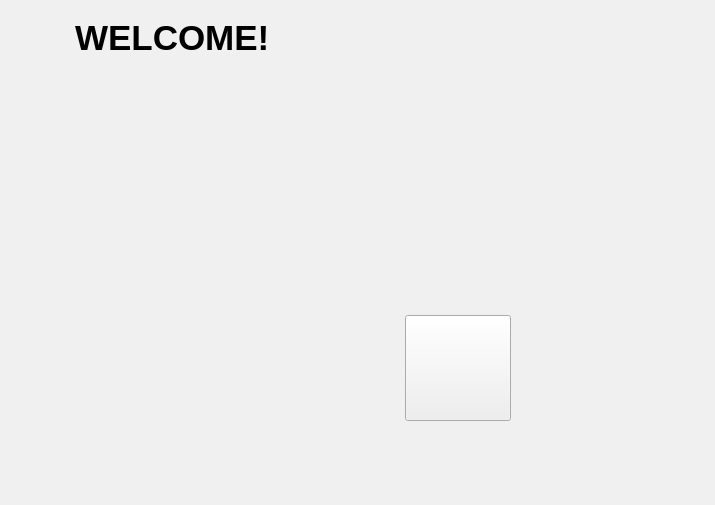
    <widget class="QWidget" name="WelcomePage">
     <property name="palette">
      <palette>
       <active>
        <colorrole role="Base">
         <brush brushstyle="SolidPattern">
          <color alpha="255">
           <red>255</red>
           <green>255</green>
           <blue>255</blue>
          </color>
         </brush>
        </colorrole>
        <colorrole role="Window">
         <brush brushstyle="SolidPattern">
          <color alpha="255">
           <red>240</red>
           <green>240</green>
           <blue>240</blue>
          </color>
         </brush>
        </colorrole>
       </active>
       <inactive>
        <colorrole role="Base">
         <brush brushstyle="SolidPattern">
          <color alpha="255">
           <red>255</red>
           <green>255</green>
           <blue>255</blue>
          </color>
         </brush>
        </colorrole>
        <colorrole role="Window">
         <brush brushstyle="SolidPattern">
          <color alpha="255">
           <red>240</red>
           <green>240</green>
           <blue>240</blue>
          </color>
         </brush>
        </colorrole>
       </inactive>
       <disabled>
        <colorrole role="Base">
         <brush brushstyle="SolidPattern">
          <color alpha="255">
           <red>240</red>
           <green>240</green>
           <blue>240</blue>
          </color>
         </brush>
        </colorrole>
        <colorrole role="Window">
         <brush brushstyle="SolidPattern">
          <color alpha="255">
           <red>240</red>
           <green>240</green>
           <blue>240</blue>
          </color>
         </brush>
        </colorrole>
       </disabled>
      </palette>
     </property>
     <widget class="QLabel" name="label_41">
      <property name="geometry">
       <rect>
        <x>75</x>
        <y>0</y>
        <width>196</width>
        <height>76</height>
       </rect>
      </property>
      <property name="minimumSize">
       <size>
        <width>106</width>
        <height>0</height>
       </size>
      </property>
      <property name="font">
       <font>
        <pointsize>26</pointsize>
        <weight>75</weight>
        <bold>true</bold>
       </font>
      </property>
      <property name="text">
       <string>WELCOME!</string>
      </property>
     </widget>
     <widget class="QPushButton" name="ArrowBtn">
      <property name="geometry">
       <rect>
        <x>405</x>
        <y>315</y>
        <width>106</width>
        <height>106</height>
       </rect>
      </property>
      <property name="text">
       <string/>
      </property>
      <property name="icon">
       <iconset>
        <normaloff>images/download.png</normaloff>images/download.png</iconset>
      </property>
      <property name="iconSize">
       <size>
        <width>100</width>
        <height>100</height>
       </size>
      </property>
     </widget>
     <widget class="QLabel" name="label_42">
      <property name="geometry">
       <rect>
        <x>0</x>
        <y>-15</y>
        <width>706</width>
        <height>496</height>
       </rect>
      </property>
      <property name="text">
       <string/>
      </property>
      <property name="pixmap">
       <pixmap>images/train_new.jpg</pixmap>
      </property>
     </widget>
     <zorder>label_42</zorder>
     <zorder>label_41</zorder>
     <zorder>ArrowBtn</zorder>
    </widget>
